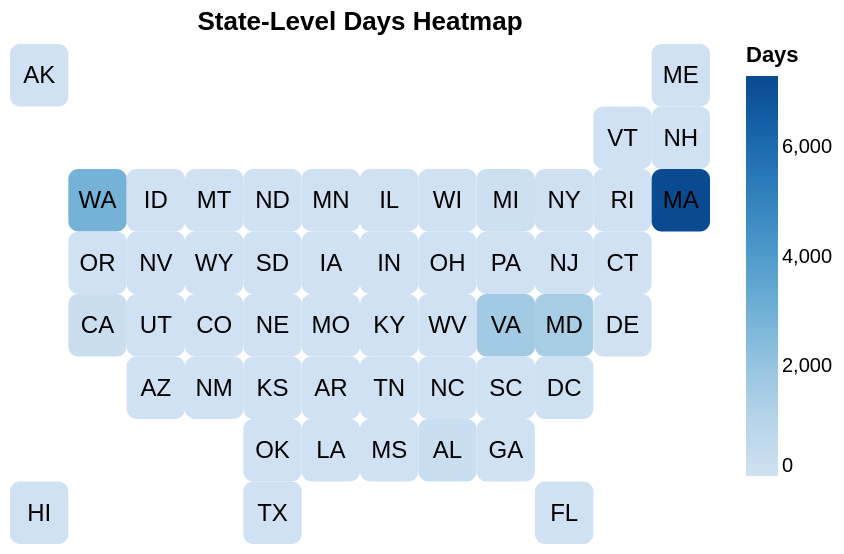

Notebook cell for this chart:
### Markdown cell above
Display Chart object again

### Code cell
chart

### Figure 1 — Vega-Lite specification as saved in the notebook (floating-point values rounded to 4 significant figures)
{"config": {"view": {"continuousWidth": 300, "continuousHeight": 300, "strokeOpacity": 0}}, "layer": [{"mark": {"type": "rect", "cornerRadius": 5, "stroke": null}, "encoding": {"color": {"field": "days", "legend": {"title": "Days"}, "scale": {"scheme": "blues"}, "type": "quantitative"}, "tooltip": [{"field": "code", "type": "nominal"}, {"field": "days", "type": "quantitative"}], "x": {"axis": null, "field": "col", "type": "ordinal"}, "y": {"axis": null, "field": "row", "type": "ordinal"}}, "title": "State-Level Days Heatmap"}, {"mark": {"type": "text", "align": "center", "baseline": "middle", "fill": "black", "fontSize": 12}, "encoding": {"color": {"field": "days", "legend": {"title": "Days"}, "scale": {"scheme": "blues"}, "type": "quantitative"}, "text": {"field": "code", "type": "ordinal"}, "tooltip": [{"field": "code", "type": "nominal"}, {"field": "days", "type": "quantitative"}], "x": {"axis": null, "field": "col", "type": "ordinal"}, "y": {"axis": null, "field": "row", "type": "ordinal"}}, "title": "State-Level Days Heatmap"}], "data": {"name": "data-274307f5d7d584c89eef2d937706e406"}, "height": 250, "width": 350, "$schema": "https://vega.github.io/schema/vega-lite/v5.20.1.json", "datasets": {"data-274307f5d7d584c89eef2d937706e406": [{"id": 152, "publication": "NPR", "state": "Alaska", "code": "AK", "col": 2, "row": 1, "State": "Alaska", "Abbreviation": "AK", "duration": "days", "estimate": null, "day_multiplier": 2.0, "days": 2.0}, {"id": 153, "publication": "NPR", "state": "Hawaii", "code": "HI", "col": 2, "row": 8, "State": "Hawaii", "Abbreviation": "HI", "duration": "---", "estimate": null, "day_multiplier": 0.0, "days": 0.0}, {"id": 154, "publication": "NPR", "state": "Washington", "code": "WA", "col": 3, "row": 3, "State": "Washington", "Abbreviation": "WA", "duration": "years", "estimate": 8.0, "day_multiplier": 365.0, "days": 2920.0}, {"id": 155, "publication": "NPR", "state": "Oregon", "code": "OR", "col": 3, "row": 4, "State": "Oregon", "Abbreviation": "OR", "duration": "weeks", "estimate": 1.5, "day_multiplier": 7.0, "days": 10.5}, {"id": 156, "publication": "NPR", "state": "California", "code": "CA", "col": 3, "row": 5, "State": "California", "Abbreviation": "CA", "duration": "months", "estimate": 7.0, "day_multiplier": 30.0, "days": 210.0}, {"id": 157, "publication": "NPR", "state": "Idaho", "code": "ID", "col": 4, "row": 3, "State": "Idaho", "Abbreviation": "ID", "duration": "hours", "estimate": null, "day_multiplier": 0.5, "days": 0.5}, {"id": 158, "publication": "NPR", "state": "Nevada", "code": "NV", "col": 4, "row": 4, "State": "Nevada", "Abbreviation": "NV", "duration": "weeks", "estimate": null, "day_multiplier": 7.0, "days": 7.0}, {"id": 159, "publication": "NPR", "state": "Utah", "code": "UT", "col": 4, "row": 5, "State": "Utah", "Abbreviation": "UT", "duration": "days", "estimate": null, "day_multiplier": 4.0, "days": 4.0}, {"id": 160, "publication": "NPR", "state": "Arizona", "code": "AZ", "col": 4, "row": 6, "State": "Arizona", "Abbreviation": "AZ", "duration": "weeks", "estimate": 1.0, "day_multiplier": 7.0, "days": 7.0}, {"id": 161, "publication": "NPR", "state": "Montana", "code": "MT", "col": 5, "row": 3, "State": "Montana", "Abbreviation": "MT", "duration": "hours", "estimate": null, "day_multiplier": 0.5, "days": 0.5}, {"id": 162, "publication": "NPR", "state": "Wyoming", "code": "WY", "col": 5, "row": 4, "State": "Wyoming", "Abbreviation": "WY", "duration": "hours", "estimate": null, "day_multiplier": 0.5, "days": 0.5}, {"id": 163, "publication": "NPR", "state": "Colorado", "code": "CO", "col": 5, "row": 5, "State": "Colorado", "Abbreviation": "CO", "duration": "weeks", "estimate": 2.0, "day_multiplier": 7.0, "days": 14.0}, {"id": 164, "publication": "NPR", "state": "New Mexico", "code": "NM", "col": 5, "row": 6, "State": "New Mexico", "Abbreviation": "NM", "duration": "weeks", "estimate": null, "day_multiplier": 7.0, "days": 7.0}, {"id": 165, "publication": "NPR", "state": "North Dakota", "code": "ND", "col": 6, "row": 3, "State": "North Dakota", "Abbreviation": "ND", "duration": "hours", "estimate": null, "day_multiplier": 0.5, "days": 0.5}, {"id": 166, "publication": "NPR", "state": "South Dakota", "code": "SD", "col": 6, "row": 4, "State": "South Dakota", "Abbreviation": "SD", "duration": "days", "estimate": null, "day_multiplier": 2.0, "days": 2.0}, {"id": 167, "publication": "NPR", "state": "Nebraska", "code": "NE", "col": 6, "row": 5, "State": "Nebraska", "Abbreviation": "NE", "duration": "hours", "estimate": null, "day_multiplier": 0.5, "days": 0.5}, {"id": 168, "publication": "NPR", "state": "Kansas", "code": "KS", "col": 6, "row": 6, "State": "Kansas", "Abbreviation": "KS", "duration": "days", "estimate": null, "day_multiplier": 2.0, "days": 2.0}, {"id": 169, "publication": "NPR", "state": "Oklahoma", "code": "OK", "col": 6, "row": 7, "State": "Oklahoma", "Abbreviation": "OK", "duration": "hours", "estimate": null, "day_multiplier": 0.5, "days": 0.5}, {"id": 170, "publication": "NPR", "state": "Texas", "code": "TX", "col": 6, "row": 8, "State": "Texas", "Abbreviation": "TX", "duration": "days", "estimate": null, "day_multiplier": 4.0, "days": 4.0}, {"id": 171, "publication": "NPR", "state": "Minnesota", "code": "MN", "col": 7, "row": 3, "State": "Minnesota", "Abbreviation": "MN", "duration": "weeks", "estimate": null, "day_multiplier": 7.0, "days": 7.0}, {"id": 172, "publication": "NPR", "state": "Iowa", "code": "IA", "col": 7, "row": 4, "State": "Iowa", "Abbreviation": "IA", "duration": "days", "estimate": null, "day_multiplier": 2.0, "days": 2.0}, {"id": 173, "publication": "NPR", "state": "Missouri", "code": "MO", "col": 7, "row": 5, "State": "Missouri", "Abbreviation": "MO", "duration": "days", "estimate": null, "day_multiplier": 2.0, "days": 2.0}, {"id": 174, "publication": "NPR", "state": "Arkansas", "code": "AR", "col": 7, "row": 6, "State": "Arkansas", "Abbreviation": "AR", "duration": "hours", "estimate": null, "day_multiplier": 0.5, "days": 0.5}, {"id": 175, "publication": "NPR", "state": "Louisiana", "code": "LA", "col": 7, "row": 7, "State": "Louisiana", "Abbreviation": "LA", "duration": "weeks", "estimate": null, "day_multiplier": 7.0, "days": 7.0}, {"id": 176, "publication": "NPR", "state": "Illinois", "code": "IL", "col": 8, "row": 3, "State": "Illinois", "Abbreviation": "IL", "duration": "weeks", "estimate": 2.0, "day_multiplier": 7.0, "days": 14.0}, {"id": 177, "publication": "NPR", "state": "Indiana", "code": "IN", "col": 8, "row": 4, "State": "Indiana", "Abbreviation": "IN", "duration": "days", "estimate": null, "day_multiplier": 2.0, "days": 2.0}, {"id": 178, "publication": "NPR", "state": "Kentucky", "code": "KY", "col": 8, "row": 5, "State": "Kentucky", "Abbreviation": "KY", "duration": "days", "estimate": null, "day_multiplier": 2.0, "days": 2.0}, {"id": 179, "publication": "NPR", "state": "Tennessee", "code": "TN", "col": 8, "row": 6, "State": "Tennessee", "Abbreviation": "TN", "duration": "weeks", "estimate": 1.0, "day_multiplier": 7.0, "days": 7.0}, {"id": 180, "publication": "NPR", "state": "Mississippi", "code": "MS", "col": 8, "row": 7, "State": "Mississippi", "Abbreviation": "MS", "duration": "days", "estimate": null, "day_multiplier": 5.0, "days": 5.0}, {"id": 181, "publication": "NPR", "state": "Wisconsin", "code": "WI", "col": 9, "row": 3, "State": "Wisconsin", "Abbreviation": "WI", "duration": "days", "estimate": null, "day_multiplier": 4.0, "days": 4.0}, {"id": 182, "publication": "NPR", "state": "Ohio", "code": "OH", "col": 9, "row": 4, "State": "Ohio", "Abbreviation": "OH", "duration": "days", "estimate": null, "day_multiplier": 2.0, "days": 2.0}, {"id": 183, "publication": "NPR", "state": "West Virginia", "code": "WV", "col": 9, "row": 5, "State": "West Virginia", "Abbreviation": "WV", "duration": "days", "estimate": null, "day_multiplier": 2.0, "days": 2.0}, {"id": 184, "publication": "NPR", "state": "North Carolina", "code": "NC", "col": 9, "row": 6, "State": "North Carolina", "Abbreviation": "NC", "duration": "weeks", "estimate": 3.0, "day_multiplier": 7.0, "days": 21.0}, {"id": 185, "publication": "NPR", "state": "Alabama", "code": "AL", "col": 9, "row": 7, "State": "Alabama", "Abbreviation": "AL", "duration": "months", "estimate": 9.0, "day_multiplier": 30.0, "days": 270.0}, {"id": 186, "publication": "NPR", "state": "Michigan", "code": "MI", "col": 10, "row": 3, "State": "Michigan", "Abbreviation": "MI", "duration": "months", "estimate": 2.5, "day_multiplier": 30.0, "days": 75.0}, {"id": 187, "publication": "NPR", "state": "Pennsylvania", "code": "PA", "col": 10, "row": 4, "State": "Pennsylvania", "Abbreviation": "PA", "duration": "weeks", "estimate": null, "day_multiplier": 7.0, "days": 7.0}, {"id": 188, "publication": "NPR", "state": "Virginia", "code": "VA", "col": 10, "row": 5, "State": "Virginia", "Abbreviation": "VA", "duration": "years", "estimate": 4.5, "day_multiplier": 365.0, "days": 1642.0}, {"id": 189, "publication": "NPR", "state": "South Carolina", "code": "SC", "col": 10, "row": 6, "State": "South Carolina", "Abbreviation": "SC", "duration": "weeks", "estimate": 2.0, "day_multiplier": 7.0, "days": 14.0}, {"id": 190, "publication": "NPR", "state": "Georgia", "code": "GA", "col": 10, "row": 7, "State": "Georgia", "Abbreviation": "GA", "duration": "weeks", "estimate": null, "day_multiplier": 7.0, "days": 7.0}, {"id": 191, "publication": "NPR", "state": "New York", "code": "NY", "col": 11, "row": 3, "State": "New York", "Abbreviation": "NY", "duration": "months", "estimate": 2.0, "day_multiplier": 30.0, "days": 60.0}, {"id": 192, "publication": "NPR", "state": "New Jersey", "code": "NJ", "col": 11, "row": 4, "State": "New Jersey", "Abbreviation": "NJ", "duration": "days", "estimate": null, "day_multiplier": 2.0, "days": 2.0}, {"id": 193, "publication": "NPR", "state": "Maryland", "code": "MD", "col": 11, "row": 5, "State": "Maryland", "Abbreviation": "MD", "duration": "years", "estimate": 4.0, "day_multiplier": 365.0, "days": 1460.0}, {"id": 194, "publication": "NPR", "state": "DC", "code": "DC", "col": 11, "row": 6, "State": "District of Columbia", "Abbreviation": "DC", "duration": "weeks", "estimate": 4.0, "day_multiplier": 7.0, "days": 28.0}, {"id": 195, "publication": "NPR", "state": "Florida", "code": "FL", "col": 11, "row": 8, "State": "Florida", "Abbreviation": "FL", "duration": "weeks", "estimate": null, "day_multiplier": 7.0, "days": 7.0}, {"id": 196, "publication": "NPR", "state": "Vermont", "code": "VT", "col": 12, "row": 2, "State": "Vermont", "Abbreviation": "VT", "duration": "days", "estimate": null, "day_multiplier": 4.0, "days": 4.0}, {"id": 197, "publication": "NPR", "state": "Rhode Island", "code": "RI", "col": 12, "row": 3, "State": "Rhode Island", "Abbreviation": "RI", "duration": "days", "estimate": null, "day_multiplier": 4.0, "days": 4.0}, {"id": 198, "publication": "NPR", "state": "Connecticut", "code": "CT", "col": 12, "row": 4, "State": "Connecticut", "Abbreviation": "CT", "duration": "days", "estimate": null, "day_multiplier": 3.0, "days": 3.0}, {"id": 199, "publication": "NPR", "state": "Delaware", "code": "DE", "col": 12, "row": 5, "State": "Delaware", "Abbreviation": "DE", "duration": "hours", "estimate": null, "day_multiplier": 3.0, "days": 3.0}, {"id": 200, "publication": "NPR", "state": "Maine", "code": "ME", "col": 13, "row": 1, "State": "Maine", "Abbreviation": "ME", "duration": "weeks", "estimate": 3.0, "day_multiplier": 7.0, "days": 21.0}, {"id": 201, "publication": "NPR", "state": "New Hampshire", "code": "NH", "col": 13, "row": 2, "State": "New Hampshire", "Abbreviation": "NH", "duration": "days", "estimate": null, "day_multiplier": 2.0, "days": 2.0}, {"id": 202, "publication": "NPR", "state": "Massachusetts", "code": "MA", "col": 13, "row": 3, "State": "Massachusetts", "Abbreviation": "MA", "duration": "years", "estimate": 20.0, "day_multiplier": 365.0, "days": 7300.0}]}}
